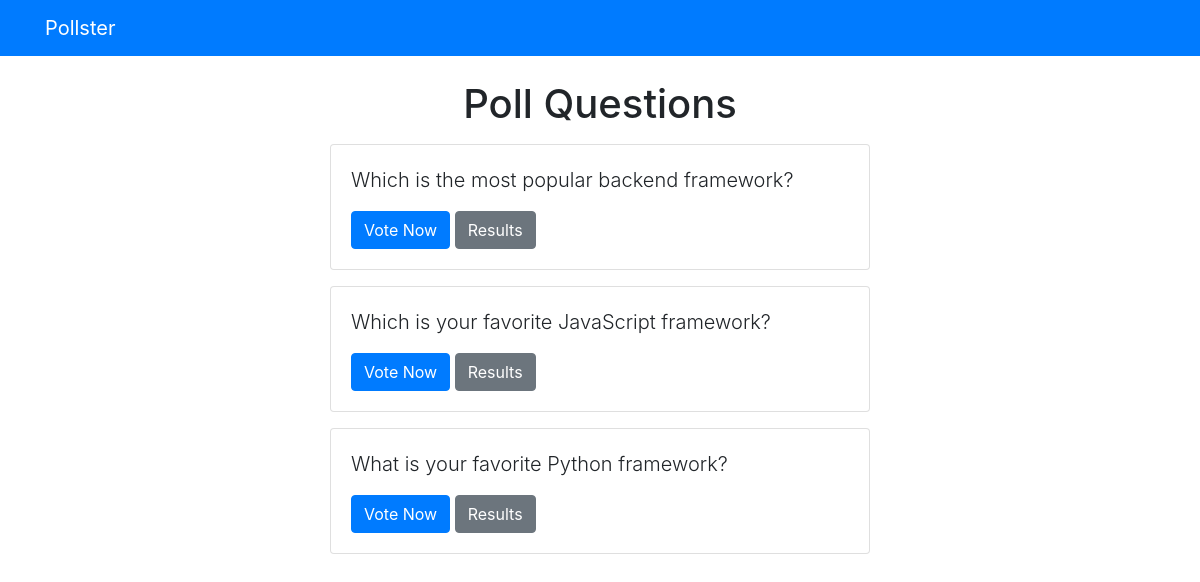
Screenshot of /polls/ with the database file from the repository.
### polls/models.py (models this page shows, shortened)
class Question(models.Model):
    question_text = models.CharField(max_length=200)
    pub_date = models.DateTimeField('date published')

### polls/views.py (the view)
# urls.py: path('', views.index, name="index"),
def index(request):
    questions = Question.objects.order_by('-pub_date')[:5]
    context = {
        'questions': questions
    }
    return render(request, 'polls/index.html', context)

### templates/polls/index.html
{% extends 'base.html' %}
{% block content %}
<h1 class="text-center mb-3">Poll Questions</h1>
{% if questions %}
    {% for question in questions %}
        <div class="card mb-3">
            <div class="card-body">
                <p class="lead">{{ question.question_text }}</p>
                <a href="{% url 'polls:detail' question.id %}" class="btn btn-primary">Vote Now</a>
                <a href="{% url 'polls:results' question.id %}" class="btn btn-secondary">Results</a>
            </div>
        </div>
    {% endfor %}
{% else %}
    <p>No polls avaliable</p>
{% endif %}
{% endblock %}

### rows the page displays
Question: question_text "Which is the most popular backend framework?"
Question: question_text "Which is your favorite JavaScript framework?"
Question: question_text "What is your favorite Python framework?"
